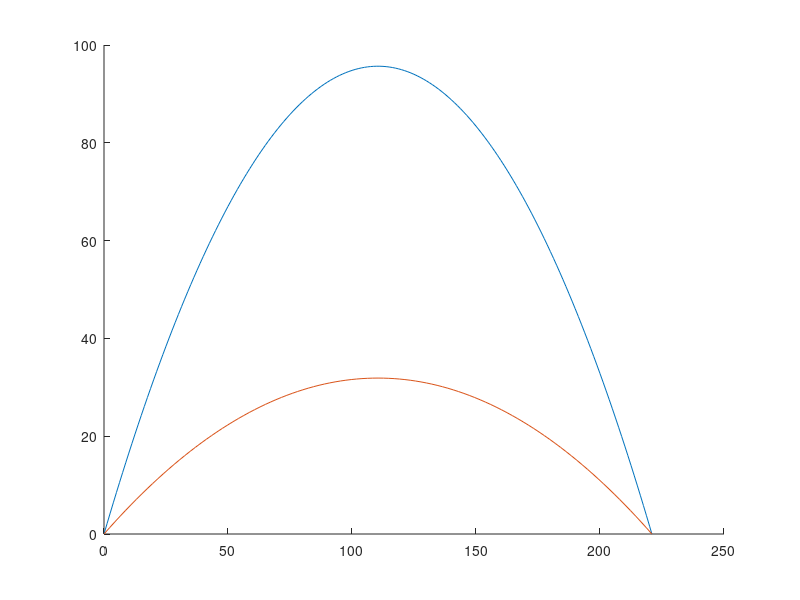

MATLAB code to generate this figure:
function plot_rocket()
v0 = 50; %вкажемо початкову швидкість тіла №1
x0= 0;%вкажемо початкові координати для тіла №1
y0= 0;
G = 9.8; %стала прискорення вільного падіння 
 
%вкажемо кут для тіла №1 та №2 , та переведемо значення в радіани
angle1 = 60;
a1 = pi * angle1 / 180;
angle2 = 30;
a2 = pi * angle2 / 180;
 
 
%обрахуємо час польоту для тіла №1
t_1 = (v0*sin(a1) + (v0^2*sin(a1)^2 + 2*G*y0)^0.5) / G;
%обрахуємо відстань польоту тіла №1
l = x0 + v0 * cos(a1) * t_1;
 
t1 = [0:0.05:t_1, t_1];
%обрахуємо координати польоту тіла №1
x1 = x0 + v0 * cos(a1) * t1;
y1 = y0 + v0 * sin(a1) * t1 - 0.5 * G * t1.^2;
 
%обрахуємо початкову швидкіть для тіла №2
v1=((l*G)/(2*cos(a2)*sin(a2)))^0.5
%обрахуємо час польоту для тіла №2
t_2 = (v1*sin(a2) + (v1^2*sin(a2)^2 + 2*G*y0)^0.5) / G;
t2 = [0:0.05:t_2, t_2];
%обрахуємо координати польоту тіла №2
x2 = l - v1 * cos(a2) * t2;
y2 = y0 + v1 * sin(a2) * t2 - 0.5 * G * t2.^2;
%виведемо отримані траєкторії
hold on
plot(x1,y1, x2, y2);
